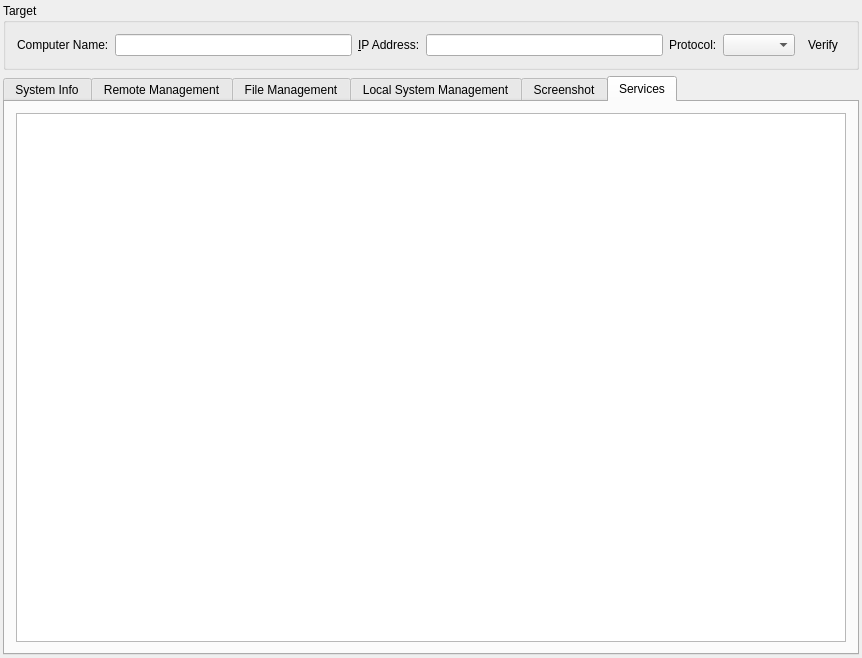
<?xml version="1.0" encoding="UTF-8"?>
<ui version="4.0">
 <class>SystemManagementWidgetClass</class>
 <widget class="QWidget" name="SystemManagementWidgetClass">
  <property name="geometry">
   <rect>
    <x>0</x>
    <y>0</y>
    <width>862</width>
    <height>658</height>
   </rect>
  </property>
  <property name="sizePolicy">
   <sizepolicy hsizetype="Expanding" vsizetype="Expanding">
    <horstretch>0</horstretch>
    <verstretch>0</verstretch>
   </sizepolicy>
  </property>
  <property name="windowTitle">
   <string>System Management</string>
  </property>
  <layout class="QGridLayout" name="gridLayout_4">
   <property name="leftMargin">
    <number>3</number>
   </property>
   <property name="topMargin">
    <number>3</number>
   </property>
   <property name="rightMargin">
    <number>3</number>
   </property>
   <property name="bottomMargin">
    <number>3</number>
   </property>
   <item row="0" column="0">
    <widget class="QGroupBox" name="groupBox">
     <property name="title">
      <string>Target</string>
     </property>
     <layout class="QGridLayout" name="gridLayout">
      <item row="0" column="1">
       <widget class="QLineEdit" name="lineEditComputerName"/>
      </item>
      <item row="0" column="0">
       <widget class="QLabel" name="labelComputerName">
        <property name="text">
         <string>Computer Name:</string>
        </property>
       </widget>
      </item>
      <item row="0" column="9">
       <widget class="QToolButton" name="toolButtonVerify">
        <property name="toolTip">
         <string>Verify Client Info</string>
        </property>
        <property name="text">
         <string>Verify</string>
        </property>
        <property name="icon">
         <iconset resource="../controlcenter.qrc">
          <normaloff>:/icon/resources/images/connect.png</normaloff>:/icon/resources/images/connect.png</iconset>
        </property>
        <property name="autoRaise">
         <bool>true</bool>
        </property>
       </widget>
      </item>
      <item row="0" column="8">
       <widget class="QComboBox" name="comboBoxProtocol"/>
      </item>
      <item row="0" column="7">
       <widget class="QLabel" name="labelProtocol">
        <property name="text">
         <string>Protocol:</string>
        </property>
       </widget>
      </item>
      <item row="0" column="5">
       <widget class="QLineEdit" name="lineEditIPAddress">
        <property name="text">
         <string/>
        </property>
       </widget>
      </item>
      <item row="0" column="4">
       <widget class="QLabel" name="labelIPAddress">
        <property name="text">
         <string>&amp;IP Address:</string>
        </property>
        <property name="buddy">
         <cstring>lineEditIPAddress</cstring>
        </property>
       </widget>
      </item>
     </layout>
    </widget>
   </item>
   <item row="1" column="0">
    <widget class="QTabWidget" name="tabWidget">
     <property name="tabPosition">
      <enum>QTabWidget::North</enum>
     </property>
     <property name="currentIndex">
      <number>5</number>
     </property>
     <widget class="QWidget" name="tabSystemInfo">
      <attribute name="title">
       <string>System Info</string>
      </attribute>
      <layout class="QVBoxLayout" name="verticalLayout_4">
       <item>
        <layout class="QHBoxLayout" name="horizontalLayout_2">
         <item>
          <widget class="QLabel" name="labelReportCreationTime">
           <property name="sizePolicy">
            <sizepolicy hsizetype="Expanding" vsizetype="Preferred">
             <horstretch>0</horstretch>
             <verstretch>0</verstretch>
            </sizepolicy>
           </property>
          </widget>
         </item>
         <item>
          <spacer name="horizontalSpacer">
           <property name="orientation">
            <enum>Qt::Horizontal</enum>
           </property>
           <property name="sizeHint" stdset="0">
            <size>
             <width>40</width>
             <height>20</height>
            </size>
           </property>
          </spacer>
         </item>
         <item>
          <widget class="QToolButton" name="toolButtonQuerySystemInfo">
           <property name="text">
            <string>Query</string>
           </property>
           <property name="icon">
            <iconset resource="../controlcenter.qrc">
             <normaloff>:/icon/resources/images/querydatabase.png</normaloff>:/icon/resources/images/querydatabase.png</iconset>
           </property>
           <property name="autoRaise">
            <bool>true</bool>
           </property>
          </widget>
         </item>
         <item>
          <spacer name="horizontalSpacer_2">
           <property name="orientation">
            <enum>Qt::Horizontal</enum>
           </property>
           <property name="sizeType">
            <enum>QSizePolicy::Preferred</enum>
           </property>
           <property name="sizeHint" stdset="0">
            <size>
             <width>40</width>
             <height>20</height>
            </size>
           </property>
          </spacer>
         </item>
         <item>
          <widget class="QToolButton" name="toolButtonRequestSystemInfo">
           <property name="enabled">
            <bool>false</bool>
           </property>
           <property name="toolTip">
            <string>Get System Information</string>
           </property>
           <property name="statusTip">
            <string>Get System Information</string>
           </property>
           <property name="text">
            <string>Scan</string>
           </property>
           <property name="icon">
            <iconset resource="../controlcenter.qrc">
             <normaloff>:/icon/resources/images/scansystem.png</normaloff>:/icon/resources/images/scansystem.png</iconset>
           </property>
           <property name="autoRaise">
            <bool>true</bool>
           </property>
          </widget>
         </item>
         <item>
          <widget class="QToolButton" name="toolButtonSaveAs">
           <property name="enabled">
            <bool>false</bool>
           </property>
           <property name="toolTip">
            <string>Save System Information</string>
           </property>
           <property name="statusTip">
            <string>Save System Information</string>
           </property>
           <property name="text">
            <string>Save</string>
           </property>
           <property name="icon">
            <iconset resource="../controlcenter.qrc">
             <normaloff>:/icon/resources/images/backup.png</normaloff>:/icon/resources/images/backup.png</iconset>
           </property>
           <property name="autoRaise">
            <bool>true</bool>
           </property>
          </widget>
         </item>
        </layout>
       </item>
       <item>
        <widget class="QTabWidget" name="tabWidgetSystemInfo">
         <property name="tabPosition">
          <enum>QTabWidget::North</enum>
         </property>
         <property name="tabShape">
          <enum>QTabWidget::Rounded</enum>
         </property>
         <property name="currentIndex">
          <number>1</number>
         </property>
         <widget class="QWidget" name="tabOS">
          <attribute name="title">
           <string>&amp;OS</string>
          </attribute>
          <layout class="QVBoxLayout" name="verticalLayout">
           <item>
            <widget class="QGroupBox" name="osGroupBox">
             <property name="enabled">
              <bool>false</bool>
             </property>
             <property name="sizePolicy">
              <sizepolicy hsizetype="Expanding" vsizetype="Preferred">
               <horstretch>0</horstretch>
               <verstretch>0</verstretch>
              </sizepolicy>
             </property>
             <property name="title">
              <string>OS</string>
             </property>
             <layout class="QGridLayout" name="gridLayout_7">
              <property name="sizeConstraint">
               <enum>QLayout::SetDefaultConstraint</enum>
              </property>
              <item row="0" column="0">
               <widget class="QLabel" name="label_2">
                <property name="text">
                 <string>OS Version:</string>
                </property>
                <property name="alignment">
                 <set>Qt::AlignRight|Qt::AlignTrailing|Qt::AlignVCenter</set>
                </property>
               </widget>
              </item>
              <item row="2" column="0">
               <widget class="QLabel" name="label_6">
                <property name="text">
                 <string>Copmuter Name:</string>
                </property>
                <property name="alignment">
                 <set>Qt::AlignRight|Qt::AlignTrailing|Qt::AlignVCenter</set>
                </property>
               </widget>
              </item>
              <item row="2" column="1">
               <widget class="QLineEdit" name="computerNameLineEdit">
                <property name="readOnly">
                 <bool>true</bool>
                </property>
               </widget>
              </item>
              <item row="2" column="2">
               <widget class="QLabel" name="workgroupLabel">
                <property name="text">
                 <string>Workgroup/Domain:</string>
                </property>
                <property name="alignment">
                 <set>Qt::AlignRight|Qt::AlignTrailing|Qt::AlignVCenter</set>
                </property>
               </widget>
              </item>
              <item row="2" column="3">
               <widget class="QLineEdit" name="workgroupLineEdit">
                <property name="readOnly">
                 <bool>true</bool>
                </property>
               </widget>
              </item>
              <item row="3" column="0">
               <widget class="QLabel" name="labelSystemUsers">
                <property name="text">
                 <string>System Users:</string>
                </property>
                <property name="alignment">
                 <set>Qt::AlignRight|Qt::AlignTrailing|Qt::AlignVCenter</set>
                </property>
               </widget>
              </item>
              <item row="3" column="1" colspan="3">
               <widget class="QLineEdit" name="lineEditUsers">
                <property name="readOnly">
                 <bool>true</bool>
                </property>
               </widget>
              </item>
              <item row="1" column="0">
               <widget class="QLabel" name="installDatelabel">
                <property name="text">
                 <string>Installation Date:</string>
                </property>
                <property name="alignment">
                 <set>Qt::AlignRight|Qt::AlignTrailing|Qt::AlignVCenter</set>
                </property>
               </widget>
              </item>
              <item row="1" column="1">
               <widget class="QLineEdit" name="installationDateLineEdit">
                <property name="readOnly">
                 <bool>true</bool>
                </property>
               </widget>
              </item>
              <item row="0" column="1" colspan="3">
               <widget class="QLineEdit" name="osVersionLineEdit">
                <property name="readOnly">
                 <bool>true</bool>
                </property>
               </widget>
              </item>
              <item row="1" column="2">
               <widget class="QLabel" name="labelOSKey">
                <property name="text">
                 <string>Key:</string>
                </property>
                <property name="alignment">
                 <set>Qt::AlignRight|Qt::AlignTrailing|Qt::AlignVCenter</set>
                </property>
               </widget>
              </item>
              <item row="1" column="3">
               <widget class="QLineEdit" name="lineEditOSKey">
                <property name="readOnly">
                 <bool>true</bool>
                </property>
               </widget>
              </item>
             </layout>
            </widget>
           </item>
           <item>
            <widget class="QGroupBox" name="devicesInfoGroupBox">
             <property name="enabled">
              <bool>false</bool>
             </property>
             <property name="sizePolicy">
              <sizepolicy hsizetype="Expanding" vsizetype="Preferred">
               <horstretch>0</horstretch>
               <verstretch>0</verstretch>
              </sizepolicy>
             </property>
             <property name="minimumSize">
              <size>
               <width>0</width>
               <height>0</height>
              </size>
             </property>
             <property name="title">
              <string>Devices</string>
             </property>
             <layout class="QGridLayout" name="gridLayout_13" rowstretch="0,0,0,0,0,0,0,0" columnstretch="0,0,0,0">
              <property name="sizeConstraint">
               <enum>QLayout::SetDefaultConstraint</enum>
              </property>
              <item row="7" column="1" colspan="3">
               <widget class="QLineEdit" name="lineEditNetworkAdapter">
                <property name="readOnly">
                 <bool>true</bool>
                </property>
               </widget>
              </item>
              <item row="0" column="0">
               <widget class="QLabel" name="cpuInfoLabel">
                <property name="text">
                 <string>CPU:</string>
                </property>
                <property name="alignment">
                 <set>Qt::AlignRight|Qt::AlignTrailing|Qt::AlignVCenter</set>
                </property>
               </widget>
              </item>
              <item row="0" column="1" colspan="3">
               <widget class="QLineEdit" name="cpuLineEdit">
                <property name="readOnly">
                 <bool>true</bool>
                </property>
               </widget>
              </item>
              <item row="7" column="0">
               <widget class="QLabel" name="adapter1Label">
                <property name="text">
                 <string>Network Adapter:</string>
                </property>
               </widget>
              </item>
              <item row="1" column="0">
               <widget class="QLabel" name="motherboardLabel">
                <property name="text">
                 <string>Motherboard:</string>
                </property>
                <property name="alignment">
                 <set>Qt::AlignRight|Qt::AlignTrailing|Qt::AlignVCenter</set>
                </property>
               </widget>
              </item>
              <item row="6" column="0">
               <widget class="QLabel" name="audioCardLabel">
                <property name="text">
                 <string>Audio Card:</string>
                </property>
                <property name="alignment">
                 <set>Qt::AlignRight|Qt::AlignTrailing|Qt::AlignVCenter</set>
                </property>
               </widget>
              </item>
              <item row="6" column="1" colspan="3">
               <widget class="QLineEdit" name="audioLineEdit">
                <property name="readOnly">
                 <bool>true</bool>
                </property>
               </widget>
              </item>
              <item row="4" column="3">
               <widget class="QLineEdit" name="videoCardLineEdit">
                <property name="readOnly">
                 <bool>true</bool>
                </property>
               </widget>
              </item>
              <item row="4" column="2">
               <widget class="QLabel" name="videoCardLabel">
                <property name="text">
                 <string>Video Card:</string>
                </property>
               </widget>
              </item>
              <item row="4" column="0">
               <widget class="QLabel" name="monitorLabel">
                <property name="text">
                 <string>Monitor:</string>
                </property>
                <property name="alignment">
                 <set>Qt::AlignRight|Qt::AlignTrailing|Qt::AlignVCenter</set>
                </property>
               </widget>
              </item>
              <item row="4" column="1">
               <widget class="QLineEdit" name="monitorLineEdit">
                <property name="readOnly">
                 <bool>true</bool>
                </property>
               </widget>
              </item>
              <item row="1" column="1">
               <widget class="QLineEdit" name="motherboardLineEdit">
                <property name="readOnly">
                 <bool>true</bool>
                </property>
               </widget>
              </item>
              <item row="1" column="2">
               <widget class="QLabel" name="memoryInfoLabel">
                <property name="text">
                 <string>Memory:</string>
                </property>
                <property name="alignment">
                 <set>Qt::AlignRight|Qt::AlignTrailing|Qt::AlignVCenter</set>
                </property>
               </widget>
              </item>
              <item row="1" column="3">
               <widget class="QLineEdit" name="memoryLineEdit">
                <property name="readOnly">
                 <bool>true</bool>
                </property>
               </widget>
              </item>
              <item row="3" column="0">
               <widget class="QLabel" name="labelHardDisks">
                <property name="text">
                 <string>Disk Drives:</string>
                </property>
               </widget>
              </item>
              <item row="3" column="1" colspan="3">
               <widget class="QLineEdit" name="lineEditDiskDrives">
                <property name="readOnly">
                 <bool>true</bool>
                </property>
               </widget>
              </item>
             </layout>
            </widget>
           </item>
           <item>
            <widget class="QGroupBox" name="groupBoxTemperatures">
             <property name="enabled">
              <bool>false</bool>
             </property>
             <property name="title">
              <string>Temperatures</string>
             </property>
             <property name="checkable">
              <bool>true</bool>
             </property>
             <property name="checked">
              <bool>false</bool>
             </property>
             <layout class="QHBoxLayout" name="horizontalLayout_3">
              <item>
               <widget class="QCheckBox" name="checkBoxCPUTemperature">
                <property name="text">
                 <string>CPU:</string>
                </property>
                <property name="checked">
                 <bool>true</bool>
                </property>
               </widget>
              </item>
              <item>
               <widget class="QLabel" name="labelCPUTemperature">
                <property name="sizePolicy">
                 <sizepolicy hsizetype="Expanding" vsizetype="Preferred">
                  <horstretch>0</horstretch>
                  <verstretch>0</verstretch>
                 </sizepolicy>
                </property>
               </widget>
              </item>
              <item>
               <widget class="QCheckBox" name="checkBoxHarddiskTemperature">
                <property name="text">
                 <string>Harddisk:</string>
                </property>
               </widget>
              </item>
              <item>
               <widget class="QLabel" name="labelHarddiskTemperature">
                <property name="sizePolicy">
                 <sizepolicy hsizetype="Expanding" vsizetype="Preferred">
                  <horstretch>0</horstretch>
                  <verstretch>0</verstretch>
                 </sizepolicy>
                </property>
               </widget>
              </item>
             </layout>
            </widget>
           </item>
           <item>
            <spacer name="verticalSpacer_2">
             <property name="orientation">
              <enum>Qt::Vertical</enum>
             </property>
             <property name="sizeHint" stdset="0">
              <size>
               <width>20</width>
               <height>40</height>
              </size>
             </property>
            </spacer>
           </item>
          </layout>
         </widget>
         <widget class="QWidget" name="tabSoftware">
          <attribute name="title">
           <string>&amp;Software</string>
          </attribute>
          <layout class="QVBoxLayout" name="verticalLayout_3">
           <item>
            <widget class="QTableWidget" name="tableWidgetSoftware">
             <property name="editTriggers">
              <set>QAbstractItemView::NoEditTriggers</set>
             </property>
             <property name="selectionMode">
              <enum>QAbstractItemView::SingleSelection</enum>
             </property>
             <property name="selectionBehavior">
              <enum>QAbstractItemView::SelectRows</enum>
             </property>
             <property name="sortingEnabled">
              <bool>true</bool>
             </property>
             <attribute name="horizontalHeaderVisible">
              <bool>false</bool>
             </attribute>
             <attribute name="horizontalHeaderStretchLastSection">
              <bool>true</bool>
             </attribute>
             <column>
              <property name="text">
               <string>Name</string>
              </property>
             </column>
             <column>
              <property name="text">
               <string>Version</string>
              </property>
             </column>
             <column>
              <property name="text">
               <string>Date</string>
              </property>
             </column>
             <column>
              <property name="text">
               <string>Publisher</string>
              </property>
             </column>
            </widget>
           </item>
          </layout>
         </widget>
        </widget>
       </item>
      </layout>
     </widget>
     <widget class="QWidget" name="tabRemoteManagement">
      <attribute name="title">
       <string>Remote Management</string>
      </attribute>
      <layout class="QGridLayout" name="gridLayout_6">
       <item row="1" column="0">
        <widget class="QGroupBox" name="groupBoxOtherSettings">
         <property name="title">
          <string>Other Settings</string>
         </property>
         <layout class="QGridLayout" name="gridLayout_3">
          <item row="0" column="1">
           <widget class="QPushButton" name="pushButtonPrograms">
            <property name="text">
             <string>Programs</string>
            </property>
           </widget>
          </item>
          <item row="0" column="2">
           <widget class="QPushButton" name="pushButtonShowAdmin">
            <property name="text">
             <string>Show Admin</string>
            </property>
           </widget>
          </item>
          <item row="0" column="0">
           <widget class="QPushButton" name="pushButtonUSBSD">
            <property name="text">
             <string>USB SD</string>
            </property>
           </widget>
          </item>
          <item row="0" column="3">
           <widget class="QPushButton" name="pushButtonAdminsManagement">
            <property name="text">
             <string>Administrators</string>
            </property>
           </widget>
          </item>
          <item row="0" column="4">
           <widget class="QPushButton" name="pushButtonRemoteAssistance">
            <property name="enabled">
             <bool>false</bool>
            </property>
            <property name="toolTip">
             <string>Remote Assistance via VNC</string>
            </property>
            <property name="statusTip">
             <string>Remote Assistance via VNC</string>
            </property>
            <property name="text">
             <string>Remote Assistance</string>
            </property>
           </widget>
          </item>
          <item row="0" column="5">
           <widget class="QPushButton" name="pushButtonDomain">
            <property name="toolTip">
             <string>Join or unjoin a domain</string>
            </property>
            <property name="statusTip">
             <string>Join or unjoin a domain</string>
            </property>
            <property name="text">
             <string>Join A Domain</string>
            </property>
           </widget>
          </item>
         </layout>
        </widget>
       </item>
       <item row="2" column="0">
        <widget class="QGroupBox" name="groupBoxRemoteConsole">
         <property name="enabled">
          <bool>true</bool>
         </property>
         <property name="sizePolicy">
          <sizepolicy hsizetype="Expanding" vsizetype="Expanding">
           <horstretch>0</horstretch>
           <verstretch>0</verstretch>
          </sizepolicy>
         </property>
         <property name="title">
          <string>Remote Console</string>
         </property>
         <property name="checkable">
          <bool>false</bool>
         </property>
         <property name="checked">
          <bool>false</bool>
         </property>
         <layout class="QGridLayout" name="gridLayout_9">
          <item row="0" column="0">
           <layout class="QHBoxLayout" name="horizontalLayoutRemoteApplication">
            <item>
             <widget class="QLabel" name="label">
              <property name="text">
               <string>Remote &amp;Application:</string>
              </property>
              <property name="buddy">
               <cstring>comboBoxRemoteApplicationPath</cstring>
              </property>
             </widget>
            </item>
            <item>
             <widget class="QComboBox" name="comboBoxRemoteApplicationPath">
              <property name="sizePolicy">
               <sizepolicy hsizetype="Expanding" vsizetype="Fixed">
                <horstretch>0</horstretch>
                <verstretch>0</verstretch>
               </sizepolicy>
              </property>
              <property name="toolTip">
               <string>Application to run on the remote computer</string>
              </property>
              <property name="statusTip">
               <string>Application to run on the remote computer</string>
              </property>
              <property name="editable">
               <bool>true</bool>
              </property>
              <item>
               <property name="text">
                <string notr="true">CMD.EXE</string>
               </property>
              </item>
             </widget>
            </item>
            <item>
             <widget class="QToolButton" name="toolButtonRunRemoteApplication">
              <property name="toolTip">
               <string>Run the application on the remote computer</string>
              </property>
              <property name="statusTip">
               <string>Run the application on the remote computer</string>
              </property>
              <property name="text">
               <string>&amp;Run</string>
              </property>
              <property name="icon">
               <iconset resource="../controlcenter.qrc">
                <normaloff>:/icon/resources/images/start.png</normaloff>:/icon/resources/images/start.png</iconset>
              </property>
              <property name="autoRaise">
               <bool>true</bool>
              </property>
             </widget>
            </item>
           </layout>
          </item>
          <item row="1" column="0">
           <widget class="QTextBrowser" name="textBrowserRemoteApplicationOutput">
            <property name="font">
             <font>
              <pointsize>10</pointsize>
             </font>
            </property>
            <property name="openExternalLinks">
             <bool>true</bool>
            </property>
           </widget>
          </item>
          <item row="2" column="0">
           <layout class="QHBoxLayout" name="horizontalLayoutCommand">
            <item>
             <widget class="QLabel" name="label_3">
              <property name="font">
               <font>
                <weight>75</weight>
                <bold>true</bold>
               </font>
              </property>
              <property name="text">
               <string notr="true">&lt;span style=&quot; font-weight:600; color:#ff0000;&quot;&gt;$&amp;gt;&lt;/span&gt;</string>
              </property>
             </widget>
            </item>
            <item>
             <widget class="QComboBox" name="comboBoxCommand">
              <property name="sizePolicy">
               <sizepolicy hsizetype="Expanding" vsizetype="Fixed">
                <horstretch>0</horstretch>
                <verstretch>0</verstretch>
               </sizepolicy>
              </property>
              <property name="toolTip">
               <string>Command</string>
              </property>
              <property name="statusTip">
               <string>Command</string>
              </property>
              <property name="editable">
               <bool>true</bool>
              </property>
             </widget>
            </item>
            <item>
             <widget class="QToolButton" name="toolButtonSendCommand">
              <property name="enabled">
               <bool>false</bool>
              </property>
              <property name="toolTip">
               <string>Send command to the remote application</string>
              </property>
              <property name="statusTip">
               <string>Send command to the remote application</string>
              </property>
              <property name="text">
               <string>Send</string>
              </property>
              <property name="shortcut">
               <string>Ctrl+Return</string>
              </property>
             </widget>
            </item>
           </layout>
          </item>
         </layout>
        </widget>
       </item>
       <item row="0" column="0">
        <widget class="QGroupBox" name="groupBoxBasicSettings">
         <property name="title">
          <string>Basic Settings</string>
         </property>
         <property name="checkable">
          <bool>true</bool>
         </property>
         <property name="checked">
          <bool>false</bool>
         </property>
         <layout class="QHBoxLayout" name="horizontalLayout">
          <item>
           <widget class="QLabel" name="labelLocation">
            <property name="text">
             <string>Location:</string>
            </property>
           </widget>
          </item>
          <item>
           <widget class="QComboBox" name="comboBoxLocation">
            <property name="minimumSize">
             <size>
              <width>80</width>
              <height>0</height>
             </size>
            </property>
           </widget>
          </item>
          <item>
           <spacer name="horizontalSpacer_3">
            <property name="orientation">
             <enum>Qt::Horizontal</enum>
            </property>
            <property name="sizeHint" stdset="0">
             <size>
              <width>40</width>
              <height>20</height>
             </size>
            </property>
           </spacer>
          </item>
          <item>
           <widget class="QLabel" name="labelDepartment">
            <property name="text">
             <string>Department:</string>
            </property>
           </widget>
          </item>
          <item>
           <widget class="QComboBox" name="comboBoxDepartment">
            <property name="sizePolicy">
             <sizepolicy hsizetype="Preferred" vsizetype="Fixed">
              <horstretch>0</horstretch>
              <verstretch>0</verstretch>
             </sizepolicy>
            </property>
            <property name="minimumSize">
             <size>
              <width>80</width>
              <height>0</height>
             </size>
            </property>
            <property name="toolTip">
             <string>Department</string>
            </property>
            <property name="statusTip">
             <string/>
            </property>
            <property name="whatsThis">
             <string>Department</string>
            </property>
           </widget>
          </item>
          <item>
           <spacer name="horizontalSpacer_4">
            <property name="orientation">
             <enum>Qt::Horizontal</enum>
            </property>
            <property name="sizeHint" stdset="0">
             <size>
              <width>40</width>
              <height>20</height>
             </size>
            </property>
           </spacer>
          </item>
          <item>
           <widget class="QLabel" name="labelSN">
            <property name="text">
             <string>SN:</string>
            </property>
           </widget>
          </item>
          <item>
           <widget class="QSpinBox" name="spinBoxSN">
            <property name="sizePolicy">
             <sizepolicy hsizetype="Minimum" vsizetype="Fixed">
              <horstretch>0</horstretch>
              <verstretch>0</verstretch>
             </sizepolicy>
            </property>
            <property name="minimum">
             <number>1</number>
            </property>
            <property name="maximum">
             <number>99999</number>
            </property>
           </widget>
          </item>
          <item>
           <spacer name="horizontalSpacer_5">
            <property name="orientation">
             <enum>Qt::Horizontal</enum>
            </property>
            <property name="sizeHint" stdset="0">
             <size>
              <width>40</width>
              <height>20</height>
             </size>
            </property>
           </spacer>
          </item>
          <item>
           <widget class="QLabel" name="labelNewComputerName">
            <property name="text">
             <string>New Computer Name:</string>
            </property>
           </widget>
          </item>
          <item>
           <widget class="QLineEdit" name="lineEditNewComputerName">
            <property name="minimumSize">
             <size>
              <width>80</width>
              <height>0</height>
             </size>
            </property>
            <property name="readOnly">
             <bool>true</bool>
            </property>
           </widget>
          </item>
          <item>
           <spacer name="horizontalSpacer_6">
            <property name="orientation">
             <enum>Qt::Horizontal</enum>
            </property>
            <property name="sizeHint" stdset="0">
             <size>
              <width>40</width>
              <height>20</height>
             </size>
            </property>
           </spacer>
          </item>
          <item>
           <widget class="QPushButton" name="pushButtonRenameComputer">
            <property name="enabled">
             <bool>false</bool>
            </property>
            <property name="toolTip">
             <string>Change the computer name</string>
            </property>
            <property name="statusTip">
             <string>Change the computer name</string>
            </property>
            <property name="text">
             <string>Rename Computer</string>
            </property>
           </widget>
          </item>
         </layout>
        </widget>
       </item>
      </layout>
     </widget>
     <widget class="HEHUI::FileManagement" name="tabFileManagement">
      <property name="enabled">
       <bool>false</bool>
      </property>
      <attribute name="title">
       <string>File Management</string>
      </attribute>
     </widget>
     <widget class="QWidget" name="tabLocalManagement">
      <attribute name="title">
       <string>Local System Management</string>
      </attribute>
      <layout class="QGridLayout" name="gridLayout_5">
       <item row="0" column="0">
        <widget class="QGroupBox" name="groupBoxAdministrationTools">
         <property name="title">
          <string>Local Administration Tools</string>
         </property>
         <layout class="QGridLayout" name="gridLayout_2">
          <item row="0" column="0">
           <widget class="QPushButton" name="pushButtonMMC">
            <property name="text">
             <string>MMC</string>
            </property>
           </widget>
          </item>
          <item row="0" column="1">
           <widget class="QPushButton" name="pushButtonCMD">
            <property name="text">
             <string>CMD</string>
            </property>
           </widget>
          </item>
          <item row="0" column="3">
           <widget class="QPushButton" name="pushButtonRegedit">
            <property name="text">
             <string>Regedit</string>
            </property>
           </widget>
          </item>
          <item row="0" column="4">
           <widget class="QPushButton" name="pushButtonOtherEXE">
            <property name="text">
             <string>Other</string>
            </property>
           </widget>
          </item>
         </layout>
        </widget>
       </item>
       <item row="1" column="0">
        <spacer name="verticalSpacer">
         <property name="orientation">
          <enum>Qt::Vertical</enum>
         </property>
         <property name="sizeHint" stdset="0">
          <size>
           <width>20</width>
           <height>232</height>
          </size>
         </property>
        </spacer>
       </item>
      </layout>
     </widget>
     <widget class="QWidget" name="tabScreenshot">
      <attribute name="title">
       <string>Screenshot</string>
      </attribute>
      <layout class="QVBoxLayout" name="verticalLayout_5">
       <item>
        <layout class="QHBoxLayout" name="horizontalLayout_4">
         <item>
          <widget class="QLabel" name="labelRefreshInterval">
           <property name="text">
            <string>Auto Refresh Interval:</string>
           </property>
          </widget>
         </item>
         <item>
          <widget class="QComboBox" name="comboBoxRefreshInterval"/>
         </item>
         <item>
          <widget class="QToolButton" name="toolButton">
           <property name="text">
            <string>...</string>
           </property>
           <property name="icon">
            <iconset resource="../controlcenter.qrc">
             <normaloff>:/icon/resources/images/backup.png</normaloff>:/icon/resources/images/backup.png</iconset>
           </property>
           <property name="autoRaise">
            <bool>true</bool>
           </property>
          </widget>
         </item>
         <item>
          <spacer name="horizontalSpacer_7">
           <property name="orientation">
            <enum>Qt::Horizontal</enum>
           </property>
           <property name="sizeHint" stdset="0">
            <size>
             <width>40</width>
             <height>20</height>
            </size>
           </property>
          </spacer>
         </item>
         <item>
          <widget class="QPushButton" name="pushButtonRefreshScreenshot">
           <property name="text">
            <string>Refresh</string>
           </property>
          </widget>
         </item>
        </layout>
       </item>
       <item>
        <widget class="QLabel" name="labelScreenshot">
         <property name="sizePolicy">
          <sizepolicy hsizetype="Expanding" vsizetype="Expanding">
           <horstretch>0</horstretch>
           <verstretch>0</verstretch>
          </sizepolicy>
         </property>
         <property name="text">
          <string>Screenshot</string>
         </property>
         <property name="scaledContents">
          <bool>true</bool>
         </property>
         <property name="alignment">
          <set>Qt::AlignCenter</set>
         </property>
        </widget>
       </item>
      </layout>
     </widget>
     <widget class="QWidget" name="tabServices">
      <attribute name="title">
       <string>Services</string>
      </attribute>
      <layout class="QVBoxLayout" name="verticalLayout_2">
       <item>
        <widget class="QTableView" name="tableViewServices">
         <property name="selectionMode">
          <enum>QAbstractItemView::SingleSelection</enum>
         </property>
         <property name="selectionBehavior">
          <enum>QAbstractItemView::SelectRows</enum>
         </property>
         <property name="sortingEnabled">
          <bool>true</bool>
         </property>
         <attribute name="horizontalHeaderStretchLastSection">
          <bool>true</bool>
         </attribute>
        </widget>
       </item>
      </layout>
     </widget>
    </widget>
   </item>
  </layout>
  <action name="actionAddAdmin">
   <property name="text">
    <string>Add Admin</string>
   </property>
   <property name="toolTip">
    <string>Add user to local admin group</string>
   </property>
  </action>
  <action name="actionDeleteAdmin">
   <property name="text">
    <string>Delete Admin</string>
   </property>
   <property name="toolTip">
    <string>Delete user from local admin group</string>
   </property>
  </action>
 </widget>
 <layoutdefault spacing="6" margin="11"/>
 <customwidgets>
  <customwidget>
   <class>HEHUI::FileManagement</class>
   <extends>QWidget</extends>
   <header location="global">filemanagement.h</header>
   <container>1</container>
  </customwidget>
 </customwidgets>
 <tabstops>
  <tabstop>lineEditComputerName</tabstop>
  <tabstop>lineEditIPAddress</tabstop>
  <tabstop>toolButtonVerify</tabstop>
  <tabstop>tabWidget</tabstop>
  <tabstop>toolButtonRequestSystemInfo</tabstop>
  <tabstop>toolButtonSaveAs</tabstop>
  <tabstop>osVersionLineEdit</tabstop>
  <tabstop>computerNameLineEdit</tabstop>
  <tabstop>workgroupLineEdit</tabstop>
  <tabstop>pushButtonUSBSD</tabstop>
  <tabstop>pushButtonPrograms</tabstop>
  <tabstop>pushButtonShowAdmin</tabstop>
  <tabstop>pushButtonAdminsManagement</tabstop>
  <tabstop>pushButtonMMC</tabstop>
  <tabstop>pushButtonCMD</tabstop>
  <tabstop>pushButtonRegedit</tabstop>
  <tabstop>pushButtonOtherEXE</tabstop>
 </tabstops>
 <resources>
  <include location="../controlcenter.qrc"/>
 </resources>
 <connections/>
</ui>
